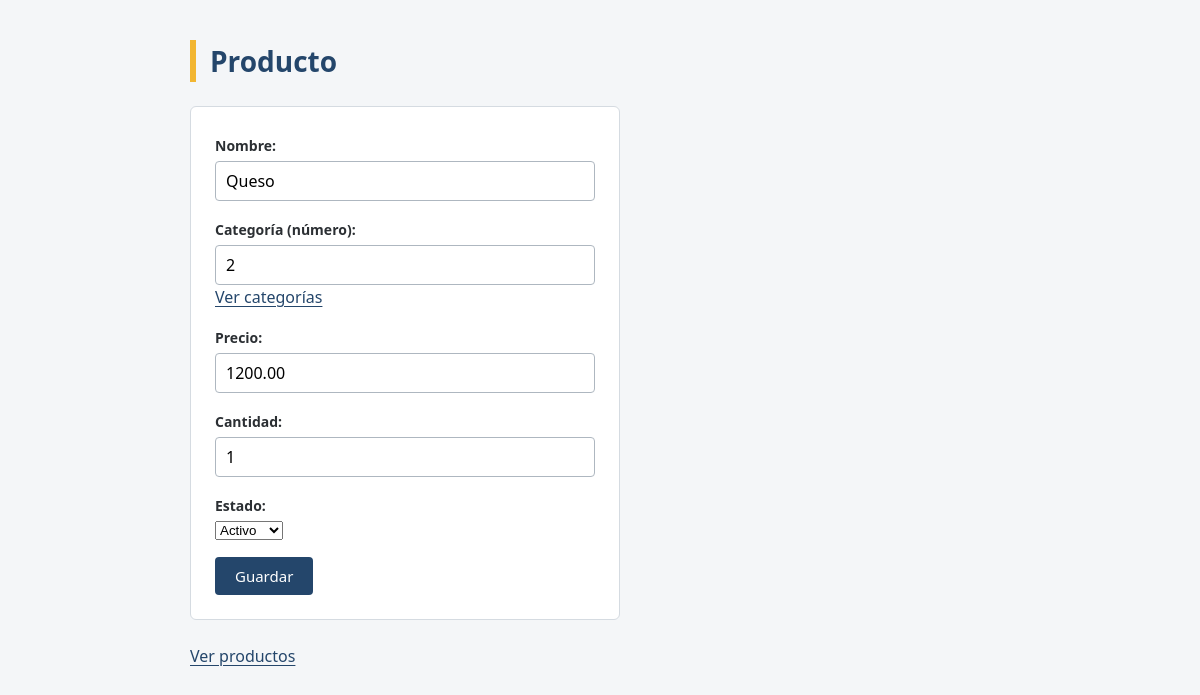
The page /productos/editar_productos/4/ on the database its author committed.
### productos/models.py (models this page shows, shortened)
class Producto(models.Model):
    nombre = models.CharField(max_length=100)
    categoria = models.CharField(max_length=100)
    precio = models.DecimalField(max_digits=10, decimal_places=2)
    cantidad = models.IntegerField()
    estado = models.BooleanField(default=True)

### productos/views.py (the view, shortened to what this page needs)
# urls.py: path("editar_productos/<int:id>/", views.editar_productos),
def editar_productos(request, id):
    producto = Producto.objects.get(id=id)
    return render(
        request,
        "productos/form.html",
        {"producto": producto}
    )

### productos/templates/productos/form.html (shortened to what this page needs)
<!DOCTYPE html>
<html lang="es">
<head>
</head>
<body>
<h1>Producto</h1>
<form method="POST">
    <p>
        <label>Nombre:</label><br>
        <input
            type="text"
            name="nombre"
            value="{{ producto.nombre|default:'' }}"
            required
        >
    </p>
    <p>
        <label>Categoría (número):</label><br>
        <input
            type="text"
            name="categoria"
            value="{{ producto.categoria|default:'' }}"
            required
        >
        <br>
        <a href="/categorias/lista_categorias/" target="_blank">Ver categorías</a>
    </p>
    <p>
        <label>Precio:</label><br>
        <input
            type="number"
            step="1"
            name="precio"
            value="{{ producto.precio|stringformat:'s' }}"
            required
        >
    </p>
    <p>
        <label>Cantidad:</label><br>
        <input
            type="number"
            name="cantidad"
            value="{{ producto.cantidad|default:'' }}"
            required
        >
    </p>
    <p>
        <label>Estado:</label><br>
        <select name="estado">
            <option value="True" {% if producto.estado or not producto %}selected{% endif %}>Activo</option>
        </select>
    </p>
    <button type="submit">
        Guardar
    </button>
</form>
<br>
<a href="/productos/listado_productos/">
    Ver productos
</a>
</body>
</html>

### rows shown on the page
Producto: nombre "Queso", categoria "2", precio "1200.00", cantidad "1", estado "Activo"
